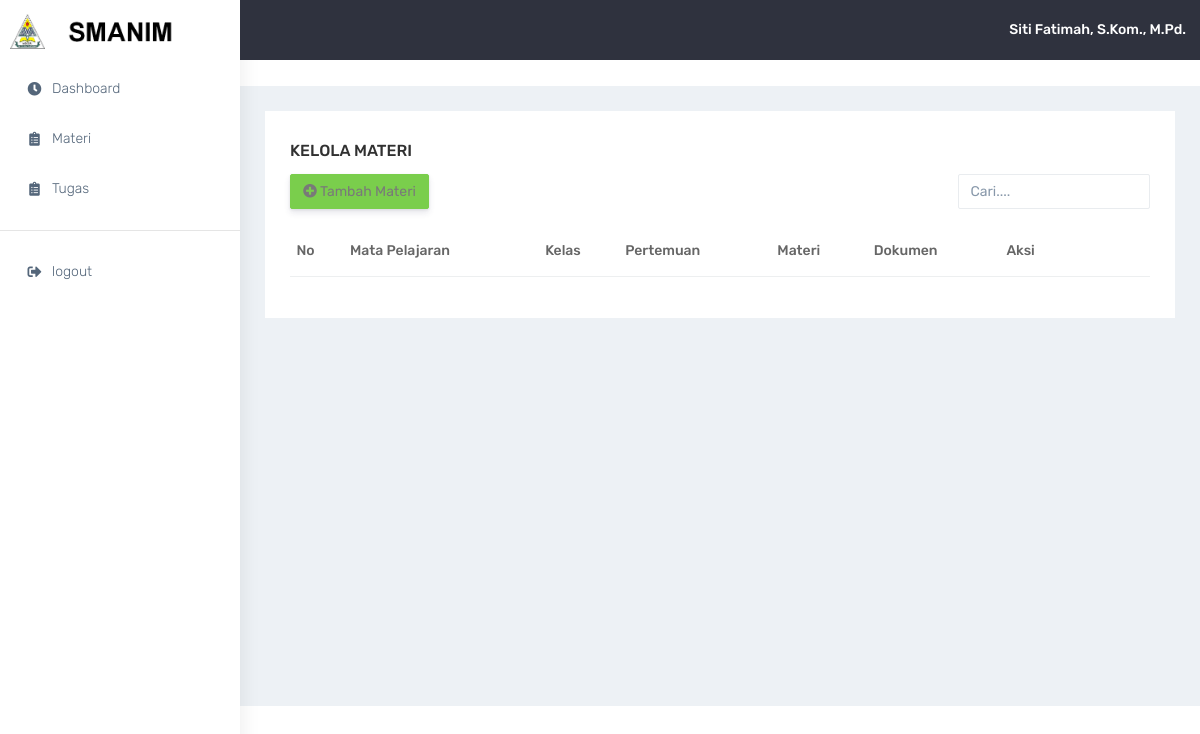
Page /guru/materi.php (signed in) on the earlier database version.
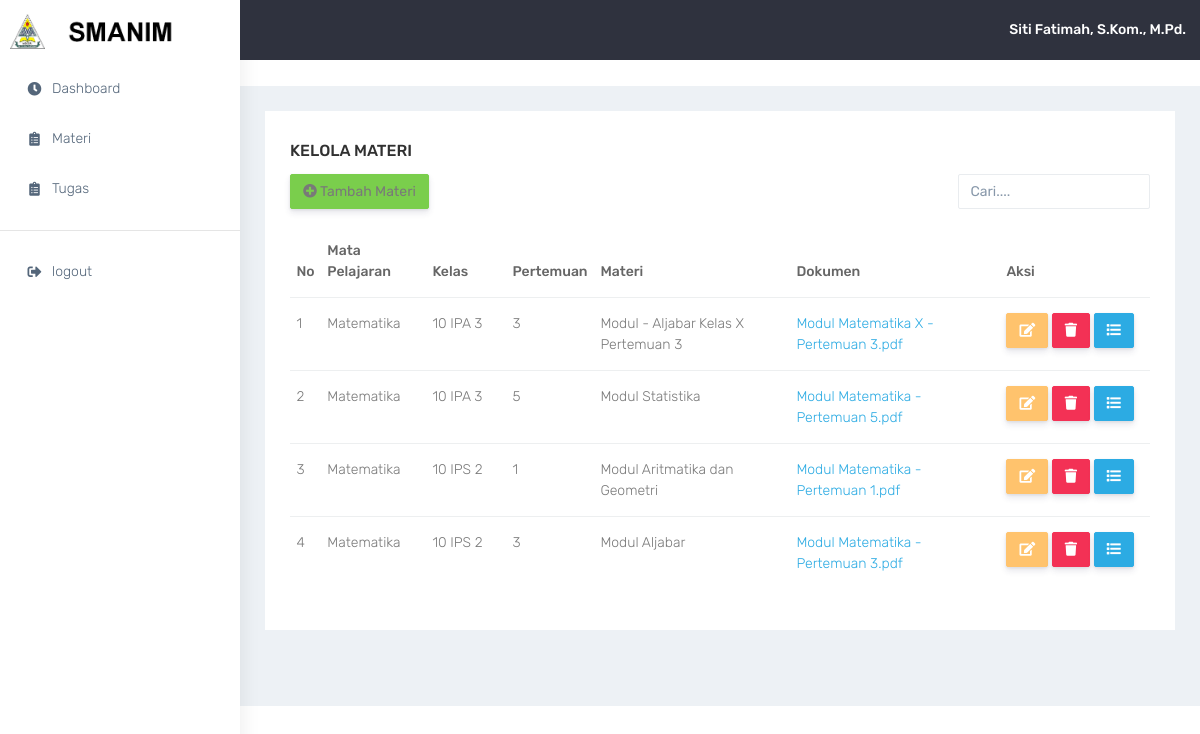
Same page on the later database version.
### tables this page shows
CREATE TABLE `tbl_file` (
  `id_file` int(11) NOT NULL,
  `id_mapel` int(11) NOT NULL,
  `pertemuan` char(2) NOT NULL,
  `nama` varchar(100) NOT NULL,
  `tipe` enum('mod','tgs') NOT NULL,
  `file` varchar(255) NOT NULL,
  `tgl_tambah` date DEFAULT NULL,
  `tgl_ubah` date DEFAULT NULL
);

CREATE TABLE `tbl_mapel` (
  `id_mapel` int(11) NOT NULL,
  `id_user` int(11) NOT NULL,
  `id_kelas` int(11) NOT NULL,
  `mapel` varchar(100) NOT NULL
);

CREATE TABLE `tbl_kelas` (
  `id_kelas` int(11) NOT NULL,
  `tingkat` char(2) NOT NULL,
  `jurusan` enum('ipa','ips') NOT NULL,
  `kelas` char(2) NOT NULL
);

### session.php (called while the page is built, shortened)
<?php
  if(isset($_SESSION['akses'])){
    $idu = $_SESSION['id'];
  }else{
    header('location:login.php?stat=session_timeout');
    exit();
  }
?>

### guru/materi.php (the view, shortened to what this page needs)
<?php
require_once('navbar.php');
?>
<div class="container-fluid">
    <div class="row">
        <div class="col-sm-12">
            <div class="white-box">
                <h3 class="box-title">Kelola Materi</h3>
                <div class="row">
                    <div class="col-lg-9">
                        <a href="tambah-materi.php" class="btn btn-success"><i class="fa fa-plus-circle"></i> Tambah Materi</a>
                    </div>
                    <div class="col-lg-3">
                        <form>
                            <div class="form-group">
                            <input type="text" class="form-control" id="exampleInputEmail1" aria-describedby="emailHelp" placeholder="Cari....">
                            </div>
                        </form>
                    </div>
                </div>
                <div class="table-responsive">
                    <table class="table">
                        <thead>
                            <tr>
                                <th class="border-top-0">No</th>
                                <th class="border-top-0">Mata Pelajaran</th>
                                <th class="border-top-0" width="80px">Kelas</th>
                                <th class="border-top-0">Pertemuan</th>
                                <th class="border-top-0">Materi</th>
                                <th class="border-top-0">Dokumen</th>
                                <th class="border-top-0" width="150px">Aksi</th>
                            </tr>
                        </thead>
                        <tbody>
                          <?php
                            $no = 1;
                            $sql = mysqli_query($con,"SELECT * FROM tbl_file a INNER JOIN tbl_mapel b ON b.id_mapel = a.id_mapel INNER JOIN tbl_kelas c ON c.id_kelas = b.id_kelas WHERE b.id_user = '$idu' AND a.tipe = 'mod' ORDER BY b.id_kelas ASC, a.pertemuan ASC");
                            while($data = mysqli_fetch_array($sql)){
                          ?>
                            <tr>
                                <td><?= $no ?></td>
                                <td><?= $data['mapel'] ?></td>
                                <td><?= $data['tingkat']." ".strtoupper($data['jurusan'])." ".$data['kelas'] ?></td>
                                <td><?= $data['pertemuan'] ?></td>
                                <td><?= $data['nama'] ?></td>
                                <td><a href="../download.php?kode=<?= $data['id_file'] ?>"><?= substr($data['file'],15) ?></a></td>
                                <td width="150px">
                                    <a href="edit-materi.php?kode=<?= $data['id_file'] ?>" class="btn btn-warning">
                                        <i class="fas fa-edit"></i>
                                    </a>
                                    <a href="del-materi.php?kode=<?= $data['id_file'] ?>" class="btn btn-danger" onclick="return confirm('Apakah Anda Yakin?');">
                                        <i class="fas fa-trash"></i>
                                    </a>
                                    <a href="detail-materi.php?kode=<?= $data['id_file'] ?>" class="btn btn-info">
                                        <i class="fas fa-list"></i>
                                    </a>
                                </td>
                            </tr>
                          <?php $no++; }?>
                        </tbody>
                    </table>
                </div>
            </div>
        </div>
    </div>
</div>

Differences in the rows shown:
added tbl_file: id_mapel.mapel "Matematika", tbl_kelas.tingkat "10", tbl_kelas.jurusan "IPA", tbl_kelas.kelas "3", pertemuan "3", nama "Modul - Aljabar Kelas X Pertemuan 3", file "Modul Matematika X - Pertemuan 3.pdf"
now on this page (row unchanged): tbl_file: id_mapel.mapel "Matematika", tbl_kelas.tingkat "10", tbl_kelas.jurusan "IPA", tbl_kelas.kelas "3", pertemuan "5", nama "Modul Statistika", file "Modul Matematika - Pertemuan 5.pdf"
now on this page (row unchanged): tbl_file: id_mapel.mapel "Matematika", tbl_kelas.tingkat "10", tbl_kelas.jurusan "IPS", tbl_kelas.kelas "2", pertemuan "1", nama "Modul Aritmatika dan Geometri", file "Modul Matematika - Pertemuan 1.pdf"
now on this page (row unchanged): tbl_file: id_mapel.mapel "Matematika", tbl_kelas.tingkat "10", tbl_kelas.jurusan "IPS", tbl_kelas.kelas "2", pertemuan "3", nama "Modul Aljabar", file "Modul Matematika - Pertemuan 3.pdf"
